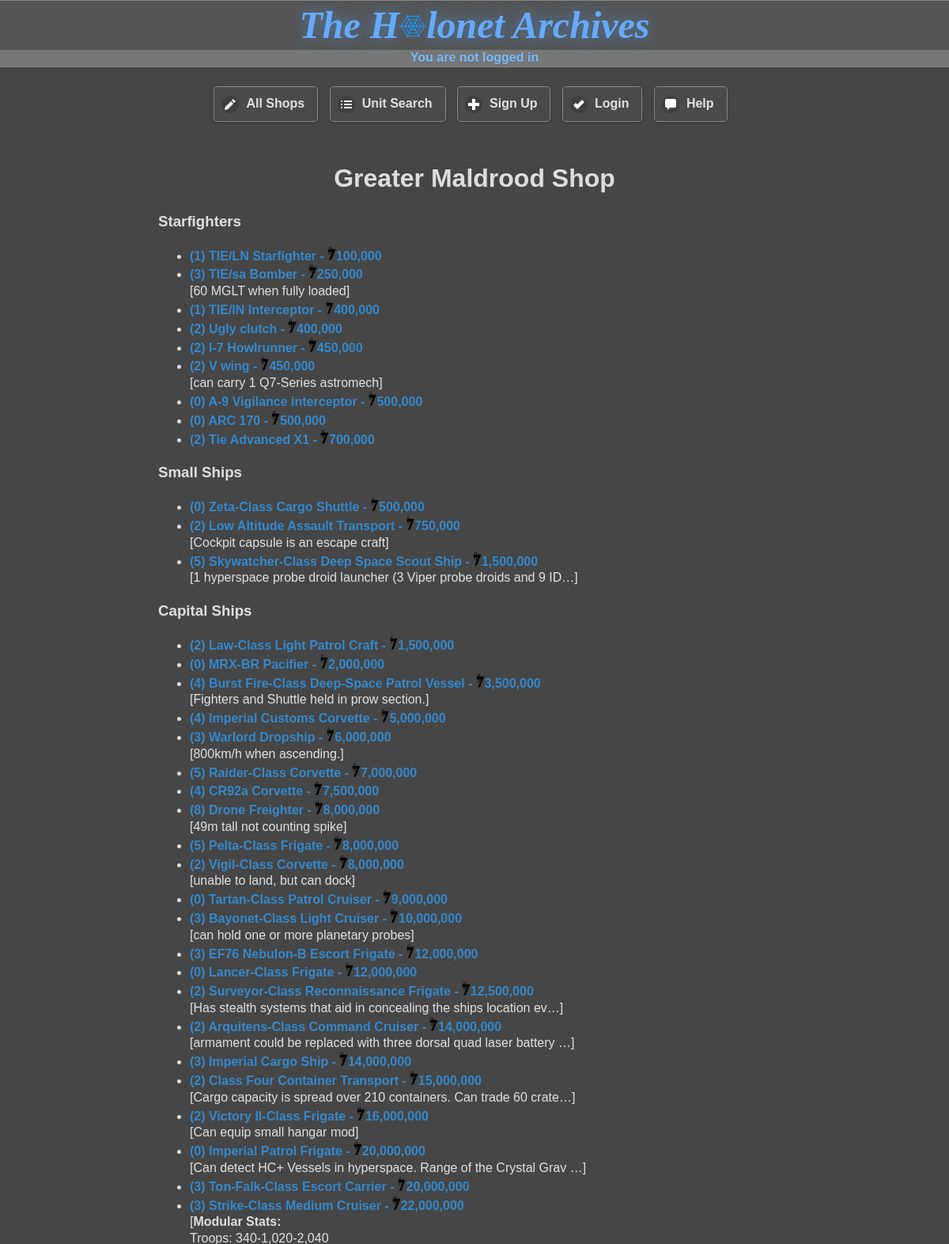
The page /public_html/shop_page?sid=55 (upper part) on the database its author committed.
### tables this page shows
CREATE TABLE `unit` (
  `unit_id` smallint(5) unsigned NOT NULL AUTO_INCREMENT,
  `unit_type` smallint(5) unsigned DEFAULT NULL,
  `name` varchar(128) DEFAULT NULL,
  `alias` varchar(32) DEFAULT NULL,
  `price` bigint(20) unsigned DEFAULT NULL,
  `modslots` tinyint(3) unsigned DEFAULT NULL,
  `uc_limit` smallint(5) unsigned DEFAULT NULL,
  `length` float DEFAULT NULL,
  `height` float DEFAULT NULL,
  `width` float DEFAULT NULL,
  `hyperdrive` float DEFAULT NULL,
  `backup` float DEFAULT NULL,
  `mglt` tinyint(3) unsigned DEFAULT NULL,
  `kmh` smallint(5) unsigned DEFAULT NULL,
  `shield` tinyint(3) unsigned DEFAULT NULL,
  `hull` tinyint(3) unsigned DEFAULT NULL,
  `sbd` smallint(5) unsigned DEFAULT NULL,
  `ru` smallint(5) unsigned DEFAULT NULL,
  `points` float DEFAULT NULL,
  `is_special` tinyint(3) unsigned DEFAULT NULL,
  `notes` varchar(1024) DEFAULT NULL,
  `wiki_link` varchar(128) DEFAULT NULL,
  `max_height` float DEFAULT NULL,
  `access` int(10) unsigned DEFAULT NULL,
  `mass` int(10) unsigned DEFAULT NULL,
  PRIMARY KEY (`unit_id`),
  KEY `unit_type` (`unit_type`),
  KEY `shield` (`shield`),
  KEY `hull` (`hull`),
  CONSTRAINT `unit_ibfk_1` FOREIGN KEY (`unit_type`) REFERENCES `unit_type` (`unit_type`),
  CONSTRAINT `unit_ibfk_2` FOREIGN KEY (`shield`) REFERENCES `strength` (`strength_no`),
  CONSTRAINT `unit_ibfk_3` FOREIGN KEY (`hull`) REFERENCES `strength` (`strength_no`)
);

### php/functions.php (the view, shortened to what this page needs)
<?php
    function generate_random_string() {
        return substr(md5(rand()), 0, 7);
    }
    function get_shop_stats(&$pdo, $shop_id) {
        $result = $pdo->query(<<<_END
        SELECT
            u.unit_id,
            u.name,
            ut.type_description,
            u.modslots,
            s.shop_name,
            u.price,
            u.notes,
            u.uc_limit
        FROM
            units_in_shop AS us
        JOIN shop AS s
        ON
            s.shop_id = us.shop_id
        JOIN unit AS u
        ON
            us.unit_id = u.unit_id
        LEFT JOIN unit_type AS ut
        ON
            ut.unit_type = u.unit_type
        WHERE
            s.shop_id = $shop_id
        ORDER BY
            u.unit_type,
            u.name
        _END);
        $units = [];
        while ($row = $result->fetch()) {
            $units[] = $row;
        }
        $shop_name = $units[0]['shop_name'];
        foreach ($units as $index => $unit) {
            unset($units[$index]['shop_name']);
        }
        return array($shop_name, $units);
    }
    function collect_unit_types($units) {
        $unit_types = [];
        foreach ($units as $unit) {
            if (!in_array($unit['type_description'], $unit_types)) {
                $unit_types[] = $unit['type_description'];
            }
        }
        return $unit_types;
    }
    function sort_units_by_attribute(&$units, $attr) {
        $arr_size = sizeof($units);
        for ($i = 1; $i < $arr_size; $i++) {
            $lower = 0;
            $upper = $i-1;
            while ($lower <= $upper) {
                $middle = intval(($lower + $upper)/2);
                if ($units[$i][$attr] >= $units[$middle][$attr]) $lower = $middle + 1;
                else $upper = $middle - 1;
            }
            if ($units[$i][$attr] >= $units[$middle][$attr]) $position = $middle + 1;
            else $position = $middle;
            for ($j = $i; $j > $position; $j--) {
                swap_array_values($units, $j, $j-1);
            }
        }
        return $units;
    }
    function search_for_units($units, $attr, $value) {
        $found_at = FALSE;
        foreach ($units as $index => $unit) {
            if ($unit[$attr] == $value) {
                $found_at = $index;
                break;
            }
        }
        return $found_at;
    }
    function get_units_of_attr($units, $attr, $value) {
        $found_at = search_for_units($units, $attr, $value);
        $units_of_attr = [];
        while ($found_at !== FALSE) {
            $units_of_attr[] = $units[$found_at];
            unset($units[$found_at]);
            $found_at = search_for_units($units, $attr, $value);
        }
        return $units_of_attr;
    }
    function display_shop_unit($unit) {
        $C = 'constant';
        $unit_id = $unit['unit_id'];
        $str = "<li><a class='unit-links' data-transition='slide' href='{$C('WEBSITE_ROOT')}/unit_page?uid=$unit_id'>(" . $unit['modslots'] . ") ";
        $str .= $unit['name'];
        $price = $unit['price'];
        if ($price != 0) $str .= " - <img src='{$C('WEBSITE_ROOT')}/data/images/credit_symbol.png' alt='credits' height='18px'  />" . number_format($price);
        $str .= "</a>";
        if (not_null($unit['notes']) && $unit['notes'] !== '') {
            $str .= "<br  />[" . substr($unit['notes'], 0, 64);
            $str .= strlen($unit['notes']) > 64 ? "&hellip;]" : "]";
        }
        $str .=  "</li>";
        return $str;
    }
    function normalise_unit_types($type) {
        switch ($type) {
            case 'Speeder':
            case 'Gunship':
            case 'Airspeeder':
            case 'Small Vehicle':
            case 'Medium Vehicle':
            case 'Large Vehicle':
            case 'Juggernaut':
                return 'Vehicle';
            case 'Shuttle':
            case 'Transport':
            case 'Dropship':
            case 'Heavy Transport':
                return 'Small Ship';
            default:
                return $type;
        }
    }
    function display_shop($shop_name, $units) {
        foreach ($units as $index => $unit) {
            $units[$index]['type_description'] = normalise_unit_types($unit['type_description']);
        }
        $types = collect_unit_types($units);
        sort_unit_types($types);
        echo "<h1 class='centre'>$shop_name</h1>";
        foreach ($types as $type) {
            echo "<div><h3>" . pluralise($type) . "</h3><ul>";
            $units_of_type = get_units_of_attr($units, 'type_description',  $type);
            sort_units_by_attribute($units_of_type, 'price');
            foreach ($units_of_type as $unit) {
                echo display_shop_unit($unit);
            }
            echo "</ul></div>";
        }
    }
    function pluralise($phrase) {
        if (strtolower(substr($phrase, -1)) == 's') {
            return $phrase;
        } elseif (strtolower($phrase) == 'crew') {
            return $phrase;
        } elseif (strtolower($phrase) == 'infantry') {
            return $phrase;
        } else return $phrase . "s";
    }
    function not_null($val) { return (!($val === NULL)); }
    function print_metadata () {
        $C = 'constant';
        echo <<<_ECHO
        <!DOCTYPE html>
        <html lang='eng' dir='ltr'>
            <head>
                <meta charset='{$C('WEBSITE_CHARSET')}'  />
                <meta name='viewport' content='width=device-width, initial-scale=1'  />
                <link rel='stylesheet' href='{$C('WEBSITE_ROOT')}/_/js/jquery_mobile/jquery.mobile-1.4.5.css'  />
                <link rel='stylesheet' href='{$C('WEBSITE_ROOT')}/_/css/holonet-original.css'  />
                <link rel='stylesheet' href='{$C('WEBSITE_ROOT')}/_/css/jquery.mobile.icons.min.css'  />
                <link rel='stylesheet' href='{$C('WEBSITE_ROOT')}/_/css/styles.css'  />
                <link rel='icon' href='{$C('WEBSITE_ROOT')}/data/images/favicon.ico' type='image/ico'  />
                <script type='text/javascript' src='{$C('WEBSITE_ROOT')}/_/js/OSC.js'></script>
                <script type='text/javascript' src='{$C('WEBSITE_ROOT')}/_/js/javascript.js'></script>
                <script type='text/javascript' src='{$C('WEBSITE_ROOT')}/_/js/jquery/jquery-2.1.4.js'></script>
                <script type='text/javascript' src='{$C('WEBSITE_ROOT')}/_/js/jquery_mobile/jquery.mobile-1.4.5.js'></script>
        _ECHO;
    }
    function print_header($title, $randstr, $logged_in_as) {
        $C = 'constant';
        echo <<<_ECHO
                <title>$title</title>
            </head>
            </body>
                <div data-role='page'>
                    <div data-role='header'>
                        <div class='centre'>
                            <a class='no-show' href='{$C('WEBSITE_ROOT')}?r=$randstr'>
                                <span id='logo'>The H<img height='30px' id='net' src='{$C('WEBSITE_ROOT')}/data/images/logo.png' alt='o'  />lonet Archives</span>
                            </a>
                        </div>
                        <div id='center-username' class='username'>$logged_in_as</div>
                    </div>
                    <div data-role='content'>
        _ECHO;
    }
    function display_personalised_button_link_list($logged_in, $privilege, $randstr) {
        $C = 'constant';
        if ($logged_in) {
            echo "<div class='centre'>";
            if (in_array(3, $privilege)) {
                echo "<a data-role='button' data-inline='true' data-icon='edit' data-transtition='slidefade' href='{$C('WEBSITE_ROOT')}/modify_unit?r=$randstr'>Modify Unit</a>";
            }
            echo <<<_ECHO
                            <a data-role='button' data-inline='true' data-icon='tag' data-transtition='slidefade' href='{$C('WEBSITE_ROOT')}/shop_page?r=$randstr'>All Shops</a>
                            <a data-role='button' data-inline='true' data-icon='bullets' data-transtition='slidefade' data-ajax='false' href='{$C('WEBSITE_ROOT')}/unit_lookup?r=$randstr'>Unit Search</a>
                            <a data-role='button' data-inline='true' data-icon='action' data-transtition='slidefade' href='{$C('WEBSITE_ROOT')}/profile/log_out.php?r=$randstr'>Log out</a>
                            <a data-role='button' data-inline='true' data-icon='comment' data-transtition='slidefade' href='{$C('WEBSITE_ROOT')}/help/?r=$randstr'>Help</a>
                        </div>
            _ECHO;
        }
        else {
            echo <<<_ECHO
                        <div class='centre'>
                            <a data-role='button' data-inline='true' data-icon='edit' data-transtition='slidefade' href='{$C('WEBSITE_ROOT')}/shop_page?r=$randstr'>All Shops</a>
                            <a data-role='button' data-inline='true' data-icon='bullets' data-transtition='slidefade' data-ajax='false' href='{$C('WEBSITE_ROOT')}/unit_lookup?r=$randstr'>Unit Search</a>
                            <a data-role='button' data-inline='true' data-icon='plus' data-transtition='slidefade' href='{$C('WEBSITE_ROOT')}/profile/sign_up.php?r=$randstr'>Sign Up</a>
                            <a data-role='button' data-inline='true' data-icon='check' data-transtition='slidefade' href='{$C('WEBSITE_ROOT')}/profile/login.php?r=$randstr'>Login</a>
                            <a data-role='button' data-inline='true' data-icon='comment' data-transtition='slidefade' href='{$C('WEBSITE_ROOT')}/help/?r=$randstr'>Help</a>
                        </div>
            _ECHO;
        }
    }
    function display_header($title, $randstr, $logged_in_as, $logged_in, $privilege) {
        print_metadata();
        print_header($title, $randstr, $logged_in_as);
        display_personalised_button_link_list($logged_in, $privilege, $randstr);
    }

### rows shown on the page
unit: modslots "1", unit "TIE/LN Starfighter", price "100,000"
unit: modslots "3", unit "TIE/sa Bomber", price "250,000", notes "60 MGLT when fully loaded", notes "]"
unit: modslots "1", unit "TIE/IN Interceptor", price "400,000"
unit: modslots "2", unit "Ugly clutch", price "400,000"
unit: modslots "2", unit "I-7 Howlrunner", price "450,000"
unit: modslots "2", unit "V wing", price "450,000", notes "can carry 1 Q7-Series astromech", notes "]"
unit: modslots "0", unit "A-9 Vigilance interceptor", price "500,000"
unit: modslots "0", unit "ARC 170", price "500,000"
unit: modslots "2", unit "Tie Advanced X1", price "700,000"
unit: modslots "0", unit "Zeta-Class Cargo Shuttle", price "500,000"
unit: modslots "2", unit "Low Altitude Assault Transport", price "750,000", notes "Cockpit capsule is an escape craft", notes "]"
unit: modslots "5", unit "Skywatcher-Class Deep Space Scout Ship", price "1,500,000", notes "1 hyperspace probe droid launcher (3 Viper probe droids and 9 ID", notes "…]"
unit: modslots "2", unit "Law-Class Light Patrol Craft", price "1,500,000"
unit: modslots "0", unit "MRX-BR Pacifier", price "2,000,000"
unit: modslots "4", unit "Burst Fire-Class Deep-Space Patrol Vessel", price "3,500,000", notes "Fighters and Shuttle held in prow section.", notes "]"
unit: modslots "4", unit "Imperial Customs Corvette", price "5,000,000"
unit: modslots "3", unit "Warlord Dropship", price "6,000,000", notes "800km/h when ascending.", notes "]"
unit: modslots "5", unit "Raider-Class Corvette", price "7,000,000"
unit: modslots "4", unit "CR92a Corvette", price "7,500,000"
unit: modslots "8", unit "Drone Freighter", price "8,000,000", notes "49m tall not counting spike", notes "]"
unit: modslots "5", unit "Pelta-Class Frigate", price "8,000,000"
unit: modslots "2", unit "Vigil-Class Corvette", price "8,000,000", notes "unable to land, but can dock", notes "]"
unit: modslots "0", unit "Tartan-Class Patrol Cruiser", price "9,000,000"
unit: modslots "3", unit "Bayonet-Class Light Cruiser", price "10,000,000", notes "can hold one or more planetary probes", notes "]"
unit: modslots "3", unit "EF76 Nebulon-B Escort Frigate", price "12,000,000"
unit: modslots "0", unit "Lancer-Class Frigate", price "12,000,000"
unit: modslots "2", unit "Surveyor-Class Reconnaissance Frigate", price "12,500,000", notes "Has stealth systems that aid in concealing the ships location ev", notes "…]"
unit: modslots "2", unit "Arquitens-Class Command Cruiser", price "14,000,000", notes "armament could be replaced with three dorsal quad laser battery", notes "…]"
unit: modslots "3", unit "Imperial Cargo Ship", price "14,000,000"
unit: modslots "2", unit "Class Four Container Transport", price "15,000,000", notes "Cargo capacity is spread over 210 containers. Can trade 60 crate", notes "…]"
unit: modslots "2", unit "Victory II-Class Frigate", price "16,000,000", notes "Can equip small hangar mod", notes "]"
unit: modslots "0", unit "Imperial Patrol Frigate", price "20,000,000", notes "Can detect HC+ Vessels in hyperspace. Range of the Crystal Grav", notes "…]"
unit: modslots "3", unit "Ton-Falk-Class Escort Carrier", price "20,000,000"
unit: modslots "3", unit "Strike-Class Medium Cruiser", price "22,000,000", notes "Modular Stats: Troops: 340-1,020-2,040"

### other values the page prints
$logged_in_as "You are not logged in"
$shop_name "Greater Maldrood Shop"
pluralise($type) "Starfighters"
pluralise($type) "Small Ships"
pluralise($type) "Capital Ships"
